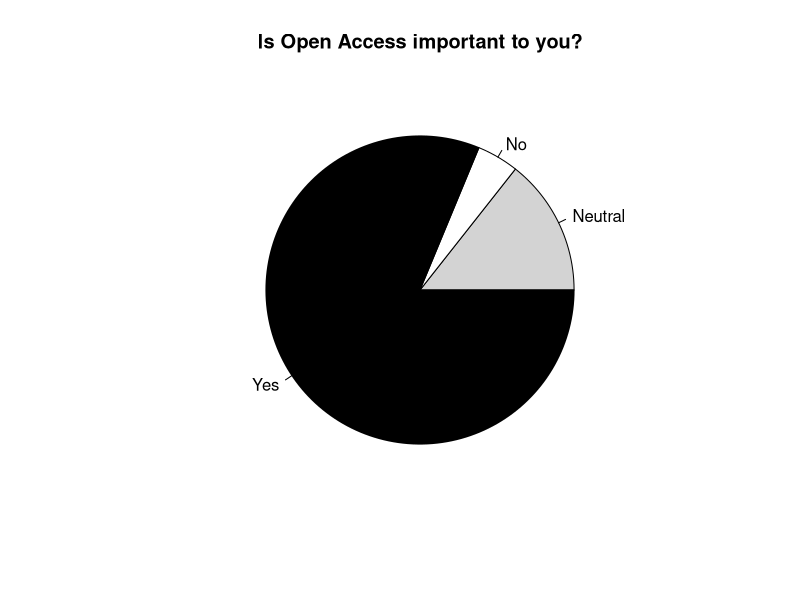
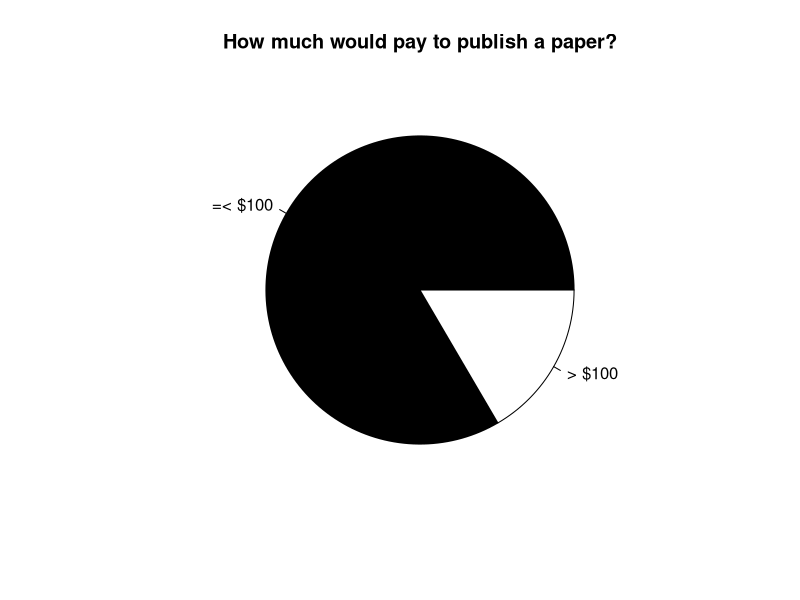

These figures' R source, in order: (Note: this script raises an error after producing the figures.)
## ---- chunk 1
data = read.csv("data.csv")
 colnames(data)<- c("Timestamp","i1","i2","i3","i4","i5","i6","i7","i8","i9","i10","i11","i12","i13","i14","i15","i16","i17","i18","i19"
                   , "j1","j2","j3","j4","j5","j6","j7","j8","j9","j10","j11","j12","j13","j14","j15","j16","j17","j18","j19",
                   "k1","k2","OA_important","APC","POPL_as_TOPLAS")

## Timestamp,My registration number is (required to be eligible for raffle prize),I am primarily associated with,The technical quality of papers was high,The papers presented interesting material,The talks were well presented,The presented papers in my area of work were relevant,"Even with parallel sessions, I was able to attend most of the talks I was interested in",The number of papers accepted was,The length of POPL presentations (including questions) should be,What type of proceedings do you find most useful during the conference?,What type of proceedings do you find least useful during the conference?,Have you viewed any POPL  video online?,POPL should have a best presentation award,"In addition to the 10-year Most Influential Paper award, POPL should give out distinguished paper awards",I am a (co)-author of a paper accepted to POPL,I am a (co)-author of a POPL  submission,The reviews I received were thorough and fair,I was happy with the double blind reviewing process used for POPL ,The author rebuttal process used for POPL was,What did you like about the reviewing process used for POPL?,What did you dislike about the reviewing process used for POPL?,I would not be attending POPL if I were not also attending a co-located event,"If yes, which event(s)?",The location of POPL  played a role in my decision to attend,"Given a choice of an “interesting/higher cost” location or a “less interesting/lower cost” location, I would prefer:","Regardless of the location, I will not attend POPL if the nightly hotel costs are above","Regardless of location, I will not attend POPL if the early registration costs for POPL are above","If POPL were held in the Pacific Rim area (China, Korea, Japan, Australia, etc.) how would this affect your likelihood of attending?","If POPL were held in Israel, how would this affect your likelihood of attending?",Which week of January do you prefer to hold POPL?,Future POPLs should have more opportunities for socializing and fun,"Future POPLs should have an outing/social event, even if it increases the registration cost by $85",What other factors would increase the likelihood that you would attend future POPLs as a non-author?,What other factors would decrease the likelihood that you would attend future POPLs as a non-author?,I stayed at one of the conference hotels,The meals and break food met my needs,"The conference facilities (internet, location, etc.) met my needs",What did you like best about POPL '15?,What about POPL '15 were you most unhappy about?,Any comments on the facilities?,Is open access important to you?,"If open access required author processing fees, how much would you agree to pay?",Would you support publishing the proceedings of POPL as a special issue of TOPLAS?


# OA important
Yep <-data$OA_important == 4  | data$OA_important == 5
DontCare <-data$OA_important == 3
Nope <-data$OA_important == 1  | data$OA_important == 2
data$OA_important <- as.character(data$OA_important)
data$OA_important[Yep] <- "Yes"
data$OA_important[DontCare] <- "Neutral"
data$OA_important[Nope] <- "No"
data$OA_important<- as.factor(data$OA_important)


# APC
one <-data$APC == "$100"
more <-data$APC == "$250"  | data$APC == "$500" | data$APC== "$1,000"
data$APC <- as.character(data$APC)
data$APC[!more] <- "=< $100"
data$APC[more] <- "> $100"
data$APC<- as.factor(data$APC)
perc <- function( n, t ) {  paste0( as.integer(n/t*100),"%") }

##
total <- length(data$APC)
## ---- chunk 2
pie(table(data$OA_important),col=c("lightgrey","white","black"),main="Is Open Access important to you?")
## ---- chunk 3
pie(summary(data$APC),col=c("black","white","black"),main="How much would pay to publish a paper?")
## ---- chunk 4
pie(summary(data$POPL_as_TOPLAS),col=c("lightgrey","white","black"),main="Should we publish POPL as a special issue of TOPLAS?")
